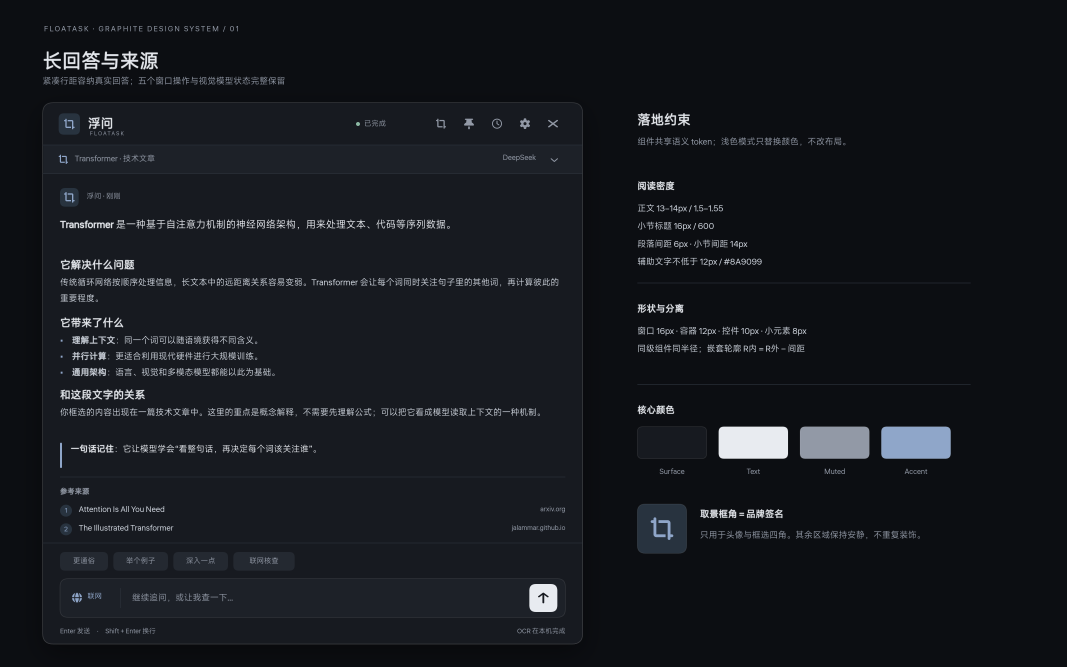
#> input picture design-mockups/graphite-preview/page-1.png, 3200 x 2000 px (shown at 1/3 size); its folder holds only this picture in this run
$ python build_overview.py
#> lines starting #> are read from the running program, lines starting #| are printed output that depends on the picture
from pathlib import Path
from PIL import Image

ROOT = Path(__file__).resolve().parent
PREVIEW = ROOT / "graphite-preview"
THUMB_SIZE = (800, 500)
MARGIN = 20
GAP = 20
COLS = 2
PAGE_COUNT = 50
ROWS = (PAGE_COUNT + COLS - 1) // COLS

canvas = Image.new(
    "RGB",
    (
        MARGIN * 2 + COLS * THUMB_SIZE[0] + (COLS - 1) * GAP,
        MARGIN * 2 + ROWS * THUMB_SIZE[1] + (ROWS - 1) * GAP,
    ),
    "#0C0E12",
)
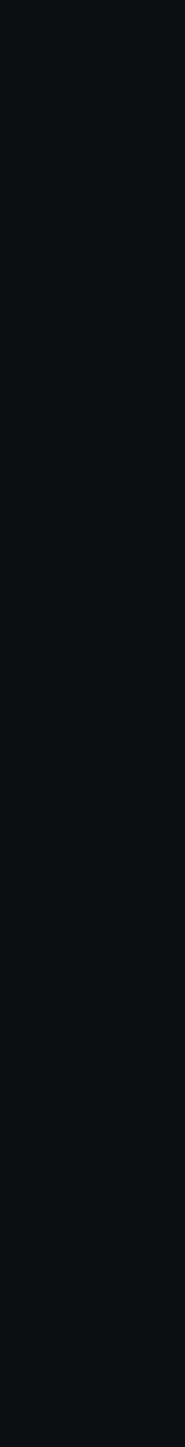
#> canvas: PIL image 1660x13020 RGB (shown at 1/9 size); mean R, G, B 12, 14, 18

for index in range(1, PAGE_COUNT + 1):
    source = PREVIEW / f"page-{index}.png"
    with Image.open(source) as image:
#> image is the input picture: PIL image 3200x2000 RGBA; mean R, G, B, A 22.2, 24.8, 29.9, 255
        thumb = image.convert("RGB").resize(THUMB_SIZE, Image.Resampling.LANCZOS)
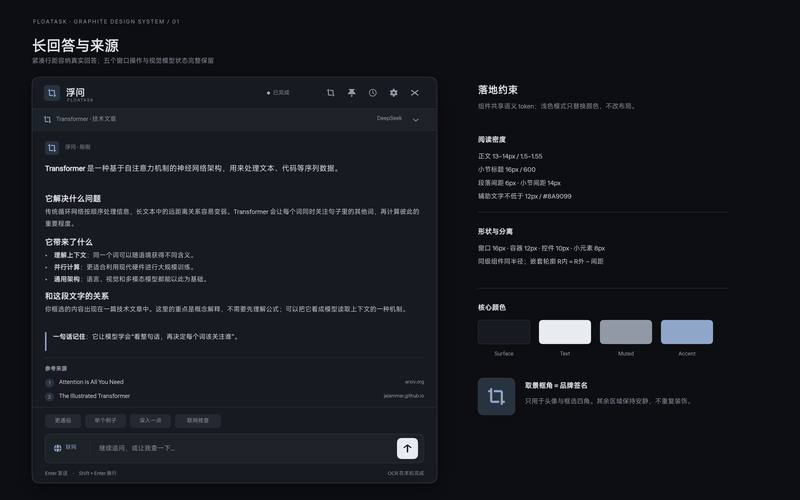
#> thumb: PIL image 800x500 RGB; mean R, G, B 22.2, 24.8, 29.9
    col = (index - 1) % COLS
    row = (index - 1) // COLS
    x = MARGIN + col * (THUMB_SIZE[0] + GAP)
    y = MARGIN + row * (THUMB_SIZE[1] + GAP)
    canvas.paste(thumb, (x, y))
#> (the run stopped early here; a loop or call above may not have finished)
